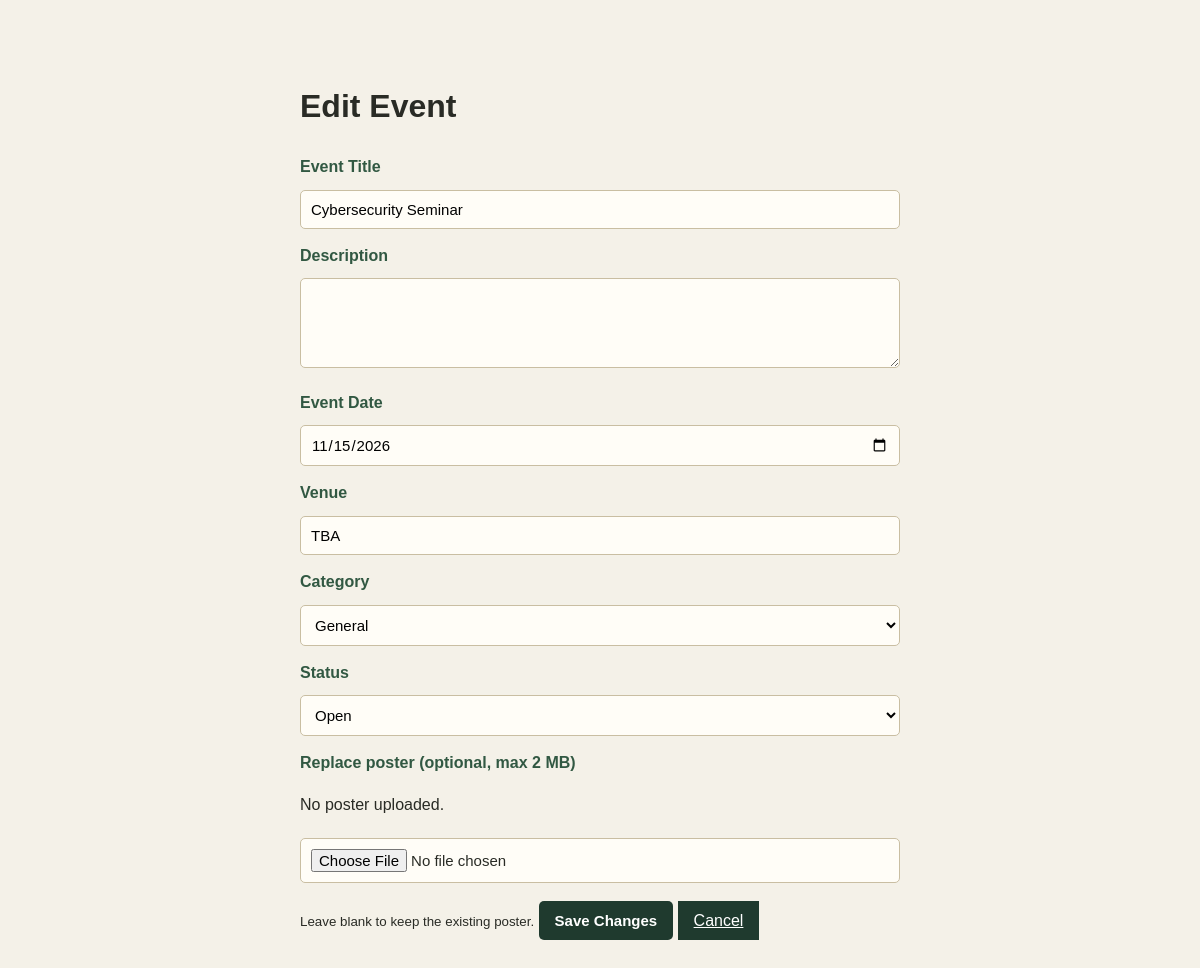
Screenshot of /edit-event.php?id=2 (signed in) with the database file from the repository.
### tables this page shows
CREATE TABLE `events` (
  `event_id` int(11) NOT NULL,
  `title` varchar(150) NOT NULL,
  `event_date` date NOT NULL,
  `category` varchar(30) DEFAULT NULL,
  `location` varchar(150) DEFAULT NULL,
  `venue` varchar(150) NOT NULL DEFAULT 'TBA',
  `status` enum('open','closed') NOT NULL DEFAULT 'open',
  `description` text NOT NULL DEFAULT '',
  `poster` varchar(255) DEFAULT NULL
);

### edit-event.php (the view, shortened to what this page needs)
<?php
require_once "db_mysqli.php";
$id = filter_input(INPUT_GET, "id", FILTER_VALIDATE_INT);
$stmt = $conn->prepare("SELECT * FROM events WHERE event_id = ?");
$stmt->bind_param("i", $id);
$stmt->execute();
$event = $stmt->get_result()->fetch_assoc();
?>
<!DOCTYPE html>
<html lang="en">
<head>
    <link rel="stylesheet" href="style.css">
</head>
<body>
<div class="event-form-container">
    <h1>Edit Event</h1>
    <form method="POST" enctype="multipart/form-data">
        <label for="title">Event Title</label>
        <input id="title" name="title" maxlength="150" required
               value="<?= htmlspecialchars($event["title"], ENT_QUOTES, "UTF-8") ?>">
        <label for="description">Description</label>
        <textarea id="description" name="description" rows="4" required><?= htmlspecialchars($event["description"] ?? "", ENT_QUOTES, "UTF-8") ?></textarea>
        <label for="event_date">Event Date</label>
        <input id="event_date" type="date" name="event_date" required
               value="<?= htmlspecialchars($event["event_date"], ENT_QUOTES, "UTF-8") ?>">
        <label for="venue">Venue</label>
        <input id="venue" name="venue" maxlength="150" required
               value="<?= htmlspecialchars($event["venue"] ?? "TBA", ENT_QUOTES, "UTF-8") ?>">
        <label for="category">Category</label>
        <select id="category" name="category" required>
            <?php foreach (["General", "Technical", "Workshop", "Cultural", "Sports"] as $option): ?>
                <option value="<?= $option ?>"
                    <?= ($event["category"] ?? "General") === $option ? "selected" : "" ?>>
                    <?= $option ?>
                </option>
            <?php endforeach; ?>
        </select>
        <label for="status">Status</label>
        <select id="status" name="status">
            <option value="open" <?= ($event["status"] ?? "open") === "open" ? "selected" : "" ?>>Open</option>
        </select>
        <label for="poster">Replace poster (optional, max 2 MB)</label>
        <?php if (!empty($event["poster"])): ?>
            <img class="current-poster"
                 src="<?= htmlspecialchars($event["poster"], ENT_QUOTES, "UTF-8") ?>"
                 alt="Current event poster">
        <?php else: ?>
            <p>No poster uploaded.</p>
        <?php endif; ?>
        <input id="poster" type="file" name="poster"
               accept=".jpg,.jpeg,.png,.webp,image/jpeg,image/png,image/webp">
        <small>Leave blank to keep the existing poster.</small>
        <button class="event-button" type="submit">Save Changes</button>
        <a class="event-button" href="events.php">Cancel</a>
    </form>
</div>
</body>
</html>

### style.css (style rules this page uses)
* { box-sizing: border-box; }
body { margin: 0; font-family: Arial, sans-serif; line-height: 1.6; background-color: #f4f1e8; color: #292b25; }
form { max-width: 650px; margin: 20px auto; }
label { display: block; margin-bottom: 5px; font-weight: bold; color: #315842; }
input, textarea, select { width: 100%; padding: 10px; font-family: Arial, sans-serif; font-size: 15px; border: 1px solid #c9bea2; border-radius: 5px; background-color: #fffdf7; }
textarea { resize: vertical; }
button { border: none; padding: 11px 22px; background-color: #315842; color: #ffffff; font-size: 15px; font-weight: bold; border-radius: 5px; cursor: pointer; }

### edit-event.php (style rules this page uses)
.event-form-container { max-width: 650px; margin: 35px auto; padding: 25px; }
.event-form-container label { display: block; margin-top: 14px; }
.event-form-container input, .event-form-container textarea, .event-form-container select { box-sizing: border-box; width: 100%; padding: 10px; margin-top: 5px; }
.event-button { margin-top: 18px; padding: 11px 16px; background: #1f3a2e; color: white; border: none; cursor: pointer; }

### rows the page displays
events: title "Cybersecurity Seminar", event_date "11/15/2026", venue "TBA", category "General", status "Open"
